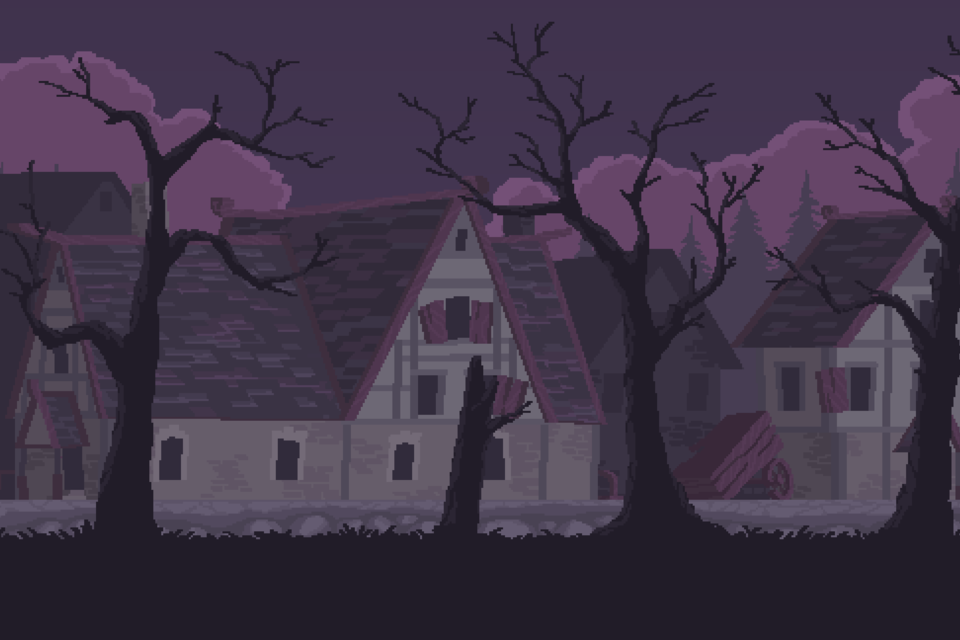

This game map was drawn from its Tiled (.tmx) file and the tilesets committed beside it. A one-line description and the full map source follow:
An orthogonal 30x20 tile map with 32x32 px tiles, 1 tile layer (Camada de Blocos 1).

<map version="1.10" tiledversion="1.11.2" orientation="orthogonal" renderorder="right-down" width="30" height="20" tilewidth="32" tileheight="32" infinite="0" nextlayerid="2" nextobjectid="1">
 <tileset firstgid="1" name="Samurai_World2" tilewidth="32" tileheight="32" tilecount="700" columns="35">
  <image source="Samurai_World2.png" width="1138" height="640" />
 </tileset>
 <layer id="1" name="Camada de Blocos 1" width="30" height="20">
  <data encoding="csv">
3,4,5,6,7,8,9,10,11,12,13,14,15,16,17,18,19,20,21,22,23,24,25,26,27,28,29,30,31,32,
38,39,40,41,42,43,44,45,46,47,48,49,50,51,52,53,54,55,56,57,58,59,60,61,62,63,64,65,66,67,
73,74,75,76,77,78,79,80,81,82,83,84,85,86,87,88,89,90,91,92,93,94,95,96,97,98,99,100,101,102,
108,109,110,111,112,113,114,115,116,117,118,119,120,121,122,123,124,125,126,127,128,129,130,131,132,133,134,135,136,137,
143,144,145,146,147,148,149,150,151,152,153,154,155,156,157,158,159,160,161,162,163,164,165,166,167,168,169,170,171,172,
178,179,180,181,182,183,184,185,186,187,188,189,190,191,192,193,194,195,196,197,198,199,200,201,202,203,204,205,206,207,
213,214,215,216,217,218,219,220,221,222,223,224,225,226,227,228,229,230,231,232,233,234,235,236,237,238,239,240,241,242,
248,249,250,251,252,253,254,255,256,257,258,259,260,261,262,263,264,265,266,267,268,269,270,271,272,273,274,275,276,277,
283,284,285,286,287,288,289,290,291,292,293,294,295,296,297,298,299,300,301,302,303,304,305,306,307,308,309,310,311,312,
318,319,320,321,322,323,324,325,326,327,328,329,330,331,332,333,334,335,336,337,338,339,340,341,342,343,344,345,346,347,
353,354,355,356,357,358,359,360,361,362,363,364,365,366,367,368,369,370,371,372,373,374,375,376,377,378,379,380,381,382,
388,389,390,391,392,393,394,395,396,397,398,399,400,401,402,403,404,405,406,407,408,409,410,411,412,413,414,415,416,417,
423,424,425,426,427,428,429,430,431,432,433,434,435,436,437,438,439,440,441,442,443,444,445,446,447,448,449,450,451,452,
458,459,460,461,462,463,464,465,466,467,468,469,470,471,472,473,474,475,476,477,478,479,480,481,482,483,484,485,486,487,
493,494,495,496,497,498,499,500,501,502,503,504,505,506,507,508,509,510,511,512,513,514,515,516,517,518,519,520,521,522,
528,529,530,531,532,533,534,535,536,537,538,539,540,541,542,543,544,545,546,547,548,549,550,551,552,553,554,555,556,557,
563,564,565,566,567,568,569,570,571,572,573,574,575,576,577,578,579,580,581,582,583,584,585,586,587,588,589,590,591,592,
598,599,600,601,602,603,604,605,606,607,608,609,610,611,612,613,614,615,616,617,618,619,620,621,622,623,624,625,626,627,
633,634,635,636,637,638,639,640,641,642,643,644,645,646,647,648,649,650,651,652,653,654,655,656,657,658,659,660,661,662,
668,669,670,671,672,673,674,675,676,677,678,679,680,681,682,683,684,685,686,687,688,689,690,691,692,693,694,671,671,672
</data>
 </layer>
</map>
